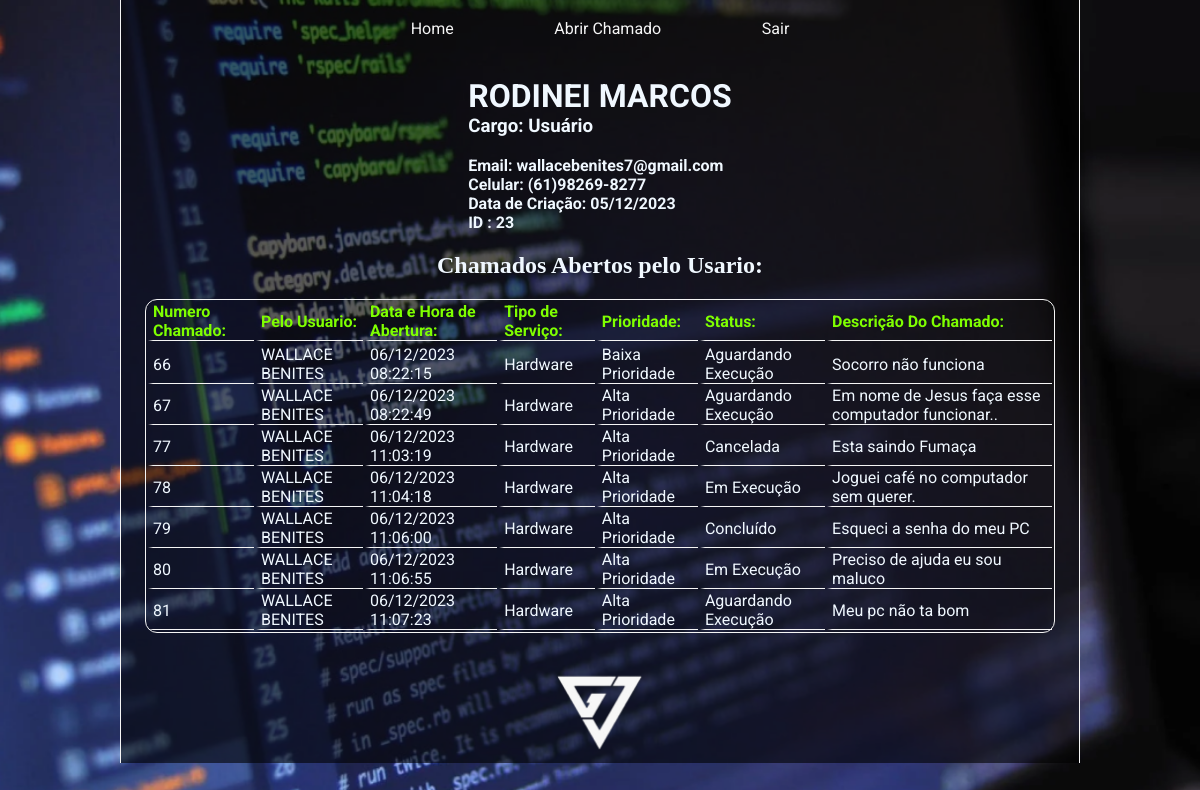
/html/perfil.php (signed in), run on the app's committed database.
### tables this page shows
CREATE TABLE `cargo_autorizacao` (
  `ID_CARGO` int(11) NOT NULL,
  `NOME_CARGO` varchar(50) NOT NULL
);

CREATE TABLE `chamado` (
  `ID_CHAMADO` int(11) NOT NULL,
  `DESCRICAO_DO_CHAMADO` varchar(255) DEFAULT NULL,
  `DATA_DE_ABERTURA` varchar(20) DEFAULT NULL,
  `ID_USUARIO` int(11) DEFAULT NULL,
  `ID_STATUS` int(11) DEFAULT NULL,
  `ID_TIPO_SERVICO` int(11) DEFAULT NULL,
  `ID_PRIORIDADE` int(11) DEFAULT NULL
);

CREATE TABLE `usuario` (
  `ID_USUARIO` int(11) NOT NULL,
  `NOME` varchar(100) DEFAULT NULL,
  `EMAIL` varchar(200) DEFAULT NULL,
  `SENHA` varchar(20) DEFAULT NULL,
  `DATA_DE_CADASTRO` varchar(10) DEFAULT NULL,
  `ID_CARGO` int(11) DEFAULT NULL,
  `TELEFONE` varchar(20) DEFAULT NULL
);

CREATE TABLE `categoria` (
  `ID_TIPO_SERVICO` int(11) NOT NULL,
  `NOME_AREA_SERVICO` varchar(255) DEFAULT NULL
);

CREATE TABLE `prioridade` (
  `ID_PRIORIDADE` int(11) NOT NULL,
  `NOME_PRIORIDADE` varchar(255) DEFAULT NULL
);

CREATE TABLE `status` (
  `ID_STATUS` int(11) NOT NULL,
  `NOME_STATUS` varchar(255) DEFAULT NULL
);

### html/perfil.php (the view, shortened to what this page needs)
<?php
require_once("../php/conexao.php");
$consulta_tabela_chamado = "SELECT * FROM chamado";
$resultado_consulta_tabela_chamado = mysqli_query($conexao, $consulta_tabela_chamado);
$num_rows = mysqli_num_rows($resultado_consulta_tabela_chamado);
?>
<!DOCTYPE html>
<html lang="pt-br">
<head>
    <link rel="stylesheet" href="../styles/style.css">
    <link rel="stylesheet" href="../styles/style.php">
</head>
<body>
<header class="cabecalho">
        <nav class="cabecalho_menu ">
            <a class="cabecalho__menu__link" href="perfil.php"> Home </a>
            <a class="cabecalho__menu__link" href="criar_os.php"> Abrir Chamado </a>
            <a class="cabecalho__menu__link" href="../php/logout.php"> Sair </a>
        </nav>
    </header>
    <main class="perfil">
        <div class="conteiner9">
            <div class="pefil_chat_info">
                <h1 class="nome">
                    <?php echo "{$_SESSION['nome']}"; ?>
                </h1>
                <h3 class="cargo">
                    <?php
                    $id_cargo = $_SESSION['id_cargo'];
                    $consultanome_cargo = "SELECT NOME_CARGO FROM cargo_autorizacao WHERE ID_CARGO = $id_cargo";
                    $resultado_consulta_nome_cargo = mysqli_query($conexao, $consultanome_cargo);
                    $nome_cargo = mysqli_fetch_array($resultado_consulta_nome_cargo);
                    echo htmlspecialchars("Cargo: " . $nome_cargo['NOME_CARGO'], ENT_QUOTES, 'UTF-8');
                    ?>
                </h3>
                <br>
                <h4 class="info">
                    <?php echo "Email: {$_SESSION['email']}  "; ?>
                </h4>
                <h4 class="info">
                    <?php echo "Celular: {$_SESSION['telefone']}  "; ?>
                </h4>
                <h4 class="info">
                    <?php echo "Data de Criação: {$_SESSION['data_criacao']}  "; ?>
                </h4>
                <h4 class="info">
                    <?php echo "ID : {$_SESSION['id_usuario']}  "; ?>
                </h4>
            </div>
            <?php if (!$num_rows == 0) { ?>
                <section class="perfil_chamado">
                    <h1> Chamados Abertos pelo Usario: </h1>
                    <table class="perfil_chamado_tabela">
                        <tr class="perfil_chamado_tabela_linha">
                            <td>
                                <h4> Numero Chamado:</h4>
                            </td>
                            <td>
                                <h4> Pelo Usuario:</h4>
                            </td>
                            <td>
                                <h4> Data e Hora de Abertura:</h4>
                            </td>
                            <td>
                                <h4> Tipo de Serviço:</h4>
                            </td>
                            <td>
                                <h4> Prioridade:</h4>
                            </td>
                            <td>
                                <h4> Status:</h4>
                            </td>
                            <td>
                                <h4> Descrição Do Chamado:</h4>
                            </td>
                        <tr>
                            <?php
                            while ($linha_chamado = mysqli_fetch_assoc($resultado_consulta_tabela_chamado)) {
                                $id_categoria = $linha_chamado['ID_TIPO_SERVICO'];
                                $consultanome_categoria = "SELECT NOME_AREA_SERVICO FROM categoria WHERE ID_TIPO_SERVICO = $id_categoria";
                                $resultado_consulta_nome_categoria = mysqli_query($conexao, $consultanome_categoria);
                                $nome_categoria = mysqli_fetch_array($resultado_consulta_nome_categoria);
                                $id_prioridade = $linha_chamado['ID_PRIORIDADE'];
                                $consultanome_prioridade = "SELECT NOME_PRIORIDADE FROM prioridade WHERE ID_PRIORIDADE = $id_prioridade";
                                $resultado_consulta_nome_prioridade = mysqli_query($conexao, $consultanome_prioridade);
                                $nome_prioridade = mysqli_fetch_array($resultado_consulta_nome_prioridade);
                                $id_status = $linha_chamado['ID_STATUS'];
                                $consultanome_status = "SELECT NOME_STATUS FROM status WHERE ID_STATUS = $id_status";
                                $resultado_consulta_nome_status = mysqli_query($conexao, $consultanome_status);
                                $nome_status = mysqli_fetch_array($resultado_consulta_nome_status);
                                $id_usuario = $linha_chamado['ID_USUARIO'];
                                $consultanome_usuario = "SELECT NOME FROM usuario WHERE ID_USUARIO = $id_usuario";
                                $resultado_consulta_nome_usuario = mysqli_query($conexao, $consultanome_usuario);
                                $nome_usuario = mysqli_fetch_array($resultado_consulta_nome_usuario);
                            ?>
                        <tr>
                            <td><?php echo htmlspecialchars($linha_chamado['ID_CHAMADO'], ENT_QUOTES, 'UTF-8');  ?></td>
                            <td><?php echo htmlspecialchars($nome_usuario['NOME'], ENT_QUOTES, 'UTF-8');  ?></td>
                            <td><?php echo htmlspecialchars($linha_chamado['DATA_DE_ABERTURA'], ENT_QUOTES, 'UTF-8');  ?></td>
                            <td><?php echo htmlspecialchars($nome_categoria['NOME_AREA_SERVICO'], ENT_QUOTES, 'UTF-8');  ?></td>
                            <td><?php echo htmlspecialchars($nome_prioridade['NOME_PRIORIDADE'], ENT_QUOTES, 'UTF-8');  ?></td>
                            <td><?php echo htmlspecialchars($nome_status['NOME_STATUS'], ENT_QUOTES, 'UTF-8');  ?></td>
                            <td><?php echo htmlspecialchars($linha_chamado['DESCRICAO_DO_CHAMADO'], ENT_QUOTES, 'UTF-8');  ?></td>
                        </tr>
                    <?php } ?>
                    </table>
                    <img class="logo_categoria" src="../assets/logo (2).png">
                </section>
            <?php } ?>
        </div>
    </main>
</body>
</html>

### styles/style.css (style rules this page uses)
* { margin: 0; padding: 0; }
:root { --font-principal: 'Roboto', sans-serif; --cor-branca-principal: whitesmoke; --cor-tranparente: rgba(0,0,0,.6); }
body { background-image: url("../assets/imagem_fundo1.png"); background-repeat: no-repeat; background-size: cover; color: aliceblue; display: flex; flex-direction: column; height: 100vh; }
.cabecalho { background-color: rgba(0,0,0,.6); margin: 0% 10%; border-left: 1px solid whitesmoke; border-right: 1px solid whitesmoke; }
.cabecalho_menu { display: flex; gap: 0.5%; justify-content: center; }
.cabecalho__menu__link { color: whitesmoke; padding: 2% 5% ; text-decoration: none; border-bottom: 1px solid rgba(0,0,0,.0); font-family: var(--font-principal); }
.pefil_chat_info { font-family: var(--font-principal); margin: 2% 0% 0% 0%; }
.perfil_chamado { display: flex; flex-direction: column; align-items: center; gap: 20px; }
.perfil_chamado_tabela { margin: auto; border: 1px solid whitesmoke; padding: 0%; border-radius: 12px; width: 95%; font-family: var(--font-principal); font-weight: 400; word-wrap: break-word; }
td { padding: 0% 0%; border-bottom: 1px solid whitesmoke; border-left: 5px solid rgba(0,0,0,.0); word-wrap: break-word; }
.perfil_chamado_tabela_linha { color: chartreuse; }
.logo_categoria { display: flex; flex-direction: column; align-items: center; width: 10%; }

### data on the page
cargo_autorizacao: NOME_CARGO "Cargo: Usuário"
chamado: ID_CHAMADO "66", ID_USUARIO.NOME "WALLACE BENITES", DATA_DE_ABERTURA "06/12/2023 08:22:15", ID_TIPO_SERVICO.NOME_AREA_SERVICO "Hardware", ID_PRIORIDADE.NOME_PRIORIDADE "Baixa Prioridade", ID_STATUS.NOME_STATUS "Aguardando Execução", DESCRICAO_DO_CHAMADO "Socorro não funciona"
chamado: ID_CHAMADO "67", ID_USUARIO.NOME "WALLACE BENITES", DATA_DE_ABERTURA "06/12/2023 08:22:49", ID_TIPO_SERVICO.NOME_AREA_SERVICO "Hardware", ID_PRIORIDADE.NOME_PRIORIDADE "Alta Prioridade", ID_STATUS.NOME_STATUS "Aguardando Execução", DESCRICAO_DO_CHAMADO "Em nome de Jesus faça esse computador funcionar.."
chamado: ID_CHAMADO "77", ID_USUARIO.NOME "WALLACE BENITES", DATA_DE_ABERTURA "06/12/2023 11:03:19", ID_TIPO_SERVICO.NOME_AREA_SERVICO "Hardware", ID_PRIORIDADE.NOME_PRIORIDADE "Alta Prioridade", ID_STATUS.NOME_STATUS "Cancelada", DESCRICAO_DO_CHAMADO "Esta saindo Fumaça"
chamado: ID_CHAMADO "78", ID_USUARIO.NOME "WALLACE BENITES", DATA_DE_ABERTURA "06/12/2023 11:04:18", ID_TIPO_SERVICO.NOME_AREA_SERVICO "Hardware", ID_PRIORIDADE.NOME_PRIORIDADE "Alta Prioridade", ID_STATUS.NOME_STATUS "Em Execução", DESCRICAO_DO_CHAMADO "Joguei café no computador sem querer."
chamado: ID_CHAMADO "79", ID_USUARIO.NOME "WALLACE BENITES", DATA_DE_ABERTURA "06/12/2023 11:06:00", ID_TIPO_SERVICO.NOME_AREA_SERVICO "Hardware", ID_PRIORIDADE.NOME_PRIORIDADE "Alta Prioridade", ID_STATUS.NOME_STATUS "Concluído", DESCRICAO_DO_CHAMADO "Esqueci a senha do meu PC"
chamado: ID_CHAMADO "80", ID_USUARIO.NOME "WALLACE BENITES", DATA_DE_ABERTURA "06/12/2023 11:06:55", ID_TIPO_SERVICO.NOME_AREA_SERVICO "Hardware", ID_PRIORIDADE.NOME_PRIORIDADE "Alta Prioridade", ID_STATUS.NOME_STATUS "Em Execução", DESCRICAO_DO_CHAMADO "Preciso de ajuda eu sou maluco"
chamado: ID_CHAMADO "81", ID_USUARIO.NOME "WALLACE BENITES", DATA_DE_ABERTURA "06/12/2023 11:07:23", ID_TIPO_SERVICO.NOME_AREA_SERVICO "Hardware", ID_PRIORIDADE.NOME_PRIORIDADE "Alta Prioridade", ID_STATUS.NOME_STATUS "Aguardando Execução", DESCRICAO_DO_CHAMADO "Meu pc não ta bom"

### other printed values
$_SESSION['nome'] "RODINEI MARCOS"
$_SESSION['email'] "wallacebenites7@gmail.com"
$_SESSION['telefone'] "(61)98269-8277"
$_SESSION['data_criacao'] "05/12/2023"
$_SESSION['id_usuario'] "23"
